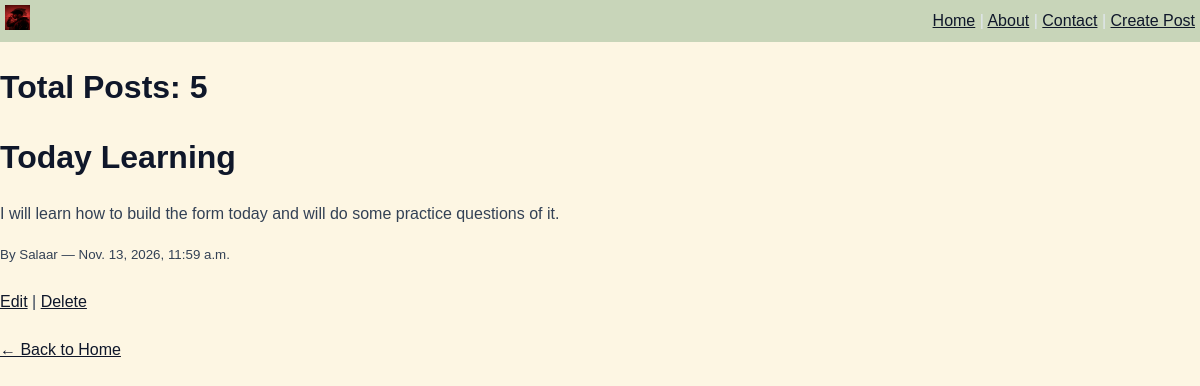
/post/6/, run on an earlier commit of the app's database.
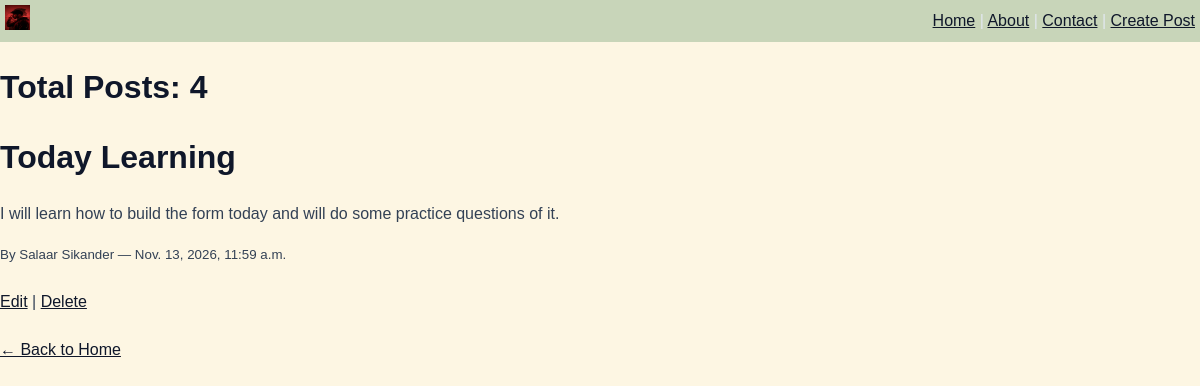
And on a later commit of the database.
### blog/models.py (models this page shows, shortened)
class Post(models.Model):
    title = models.CharField(max_length=200)
    content = models.TextField()
    date_created = models.DateTimeField(auto_now_add=True)
    author = models.CharField(max_length=100)

### blog/views.py (the view)
# urls.py: path('post/<int:pk>/', views.post_detail, name='post_detail'),
def post_detail(request, pk):
    post = get_object_or_404(Post, pk=pk)
    context = {
        'post': post,
        'total_posts': Post.objects.count()
    }
    return render(request, 'blog/post_detail.html', context)

### blog/templates/blog/post_detail.html
{% extends "blog/base.html" %}
{% block content %}
    <h1>Total Posts: {{ total_posts }}</h1>
    <h1>{{ post.title }}</h1>
    <p>{{ post.content }}</p>
    <small>By {{ post.author }} — {{ post.date_created }}</small>
    <br><br>
    <a href="{% url 'edit_post' post.pk %}">Edit</a> |
    <a href="{% url 'delete_post' post.pk %}">Delete</a><br/><br/>
    <a href="/">← Back to Home</a>
{% endblock %}

What changed in the data, as far as the page shows it:
changed Post "Today Learning": author "Salaar" → "Salaar Sikander"
Also different on the page:
{{ total_posts }}: "5" → "4"
